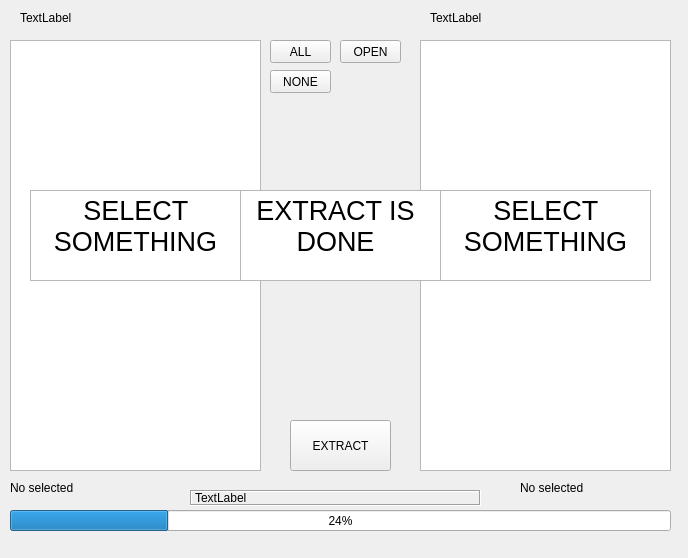
<?xml version="1.0" encoding="UTF-8"?>
<ui version="4.0">
 <class>MainWindow</class>
 <widget class="QMainWindow" name="MainWindow">
  <property name="geometry">
   <rect>
    <x>0</x>
    <y>0</y>
    <width>688</width>
    <height>558</height>
   </rect>
  </property>
  <property name="minimumSize">
   <size>
    <width>688</width>
    <height>540</height>
   </size>
  </property>
  <property name="maximumSize">
   <size>
    <width>688</width>
    <height>571</height>
   </size>
  </property>
  <property name="windowTitle">
   <string>Log Analyzer v1.3</string>
  </property>
  <widget class="QWidget" name="centralwidget">
   <widget class="QLabel" name="label">
    <property name="geometry">
     <rect>
      <x>20</x>
      <y>10</y>
      <width>161</width>
      <height>16</height>
     </rect>
    </property>
    <property name="text">
     <string>TextLabel</string>
    </property>
   </widget>
   <widget class="QListView" name="listView">
    <property name="geometry">
     <rect>
      <x>10</x>
      <y>40</y>
      <width>251</width>
      <height>431</height>
     </rect>
    </property>
    <property name="font">
     <font>
      <family>MS Shell Dlg 2</family>
      <pointsize>8</pointsize>
     </font>
    </property>
    <property name="editTriggers">
     <set>QAbstractItemView::NoEditTriggers</set>
    </property>
    <property name="alternatingRowColors">
     <bool>true</bool>
    </property>
    <property name="selectionMode">
     <enum>QAbstractItemView::MultiSelection</enum>
    </property>
   </widget>
   <widget class="QPushButton" name="pushButton">
    <property name="geometry">
     <rect>
      <x>290</x>
      <y>420</y>
      <width>101</width>
      <height>51</height>
     </rect>
    </property>
    <property name="text">
     <string>EXTRACT</string>
    </property>
    <property name="default">
     <bool>false</bool>
    </property>
    <property name="flat">
     <bool>false</bool>
    </property>
   </widget>
   <widget class="QTextBrowser" name="textBrowser">
    <property name="enabled">
     <bool>true</bool>
    </property>
    <property name="geometry">
     <rect>
      <x>230</x>
      <y>190</y>
      <width>211</width>
      <height>91</height>
     </rect>
    </property>
    <property name="frameShape">
     <enum>QFrame::StyledPanel</enum>
    </property>
    <property name="html">
     <string>&lt;!DOCTYPE HTML PUBLIC &quot;-//W3C//DTD HTML 4.0//EN&quot; &quot;http://www.w3.org/TR/REC-html40/strict.dtd&quot;&gt;
&lt;html&gt;&lt;head&gt;&lt;meta name=&quot;qrichtext&quot; content=&quot;1&quot; /&gt;&lt;style type=&quot;text/css&quot;&gt;
p, li { white-space: pre-wrap; }
&lt;/style&gt;&lt;/head&gt;&lt;body style=&quot; font-family:'MS Shell Dlg 2'; font-size:8.25pt; font-weight:400; font-style:normal;&quot;&gt;
&lt;p align=&quot;center&quot; style=&quot; margin-top:0px; margin-bottom:0px; margin-left:0px; margin-right:0px; -qt-block-indent:0; text-indent:0px;&quot;&gt;&lt;span style=&quot; font-size:20pt;&quot;&gt;EXTRACT IS DONE&lt;/span&gt;&lt;/p&gt;&lt;/body&gt;&lt;/html&gt;</string>
    </property>
   </widget>
   <widget class="QListView" name="listView_2">
    <property name="geometry">
     <rect>
      <x>420</x>
      <y>40</y>
      <width>251</width>
      <height>431</height>
     </rect>
    </property>
    <property name="font">
     <font>
      <family>MS Shell Dlg 2</family>
      <pointsize>8</pointsize>
     </font>
    </property>
    <property name="editTriggers">
     <set>QAbstractItemView::NoEditTriggers</set>
    </property>
    <property name="alternatingRowColors">
     <bool>true</bool>
    </property>
    <property name="selectionMode">
     <enum>QAbstractItemView::MultiSelection</enum>
    </property>
   </widget>
   <widget class="QLabel" name="label_2">
    <property name="geometry">
     <rect>
      <x>430</x>
      <y>10</y>
      <width>161</width>
      <height>16</height>
     </rect>
    </property>
    <property name="text">
     <string>TextLabel</string>
    </property>
   </widget>
   <widget class="QPushButton" name="pushButton_2">
    <property name="geometry">
     <rect>
      <x>270</x>
      <y>40</y>
      <width>61</width>
      <height>23</height>
     </rect>
    </property>
    <property name="text">
     <string>ALL</string>
    </property>
   </widget>
   <widget class="QPushButton" name="pushButton_4">
    <property name="geometry">
     <rect>
      <x>270</x>
      <y>70</y>
      <width>61</width>
      <height>23</height>
     </rect>
    </property>
    <property name="text">
     <string>NONE</string>
    </property>
   </widget>
   <widget class="QTextBrowser" name="textBrowser_2">
    <property name="enabled">
     <bool>true</bool>
    </property>
    <property name="geometry">
     <rect>
      <x>30</x>
      <y>190</y>
      <width>211</width>
      <height>91</height>
     </rect>
    </property>
    <property name="frameShape">
     <enum>QFrame::StyledPanel</enum>
    </property>
    <property name="html">
     <string>&lt;!DOCTYPE HTML PUBLIC &quot;-//W3C//DTD HTML 4.0//EN&quot; &quot;http://www.w3.org/TR/REC-html40/strict.dtd&quot;&gt;
&lt;html&gt;&lt;head&gt;&lt;meta name=&quot;qrichtext&quot; content=&quot;1&quot; /&gt;&lt;style type=&quot;text/css&quot;&gt;
p, li { white-space: pre-wrap; }
&lt;/style&gt;&lt;/head&gt;&lt;body style=&quot; font-family:'MS Shell Dlg 2'; font-size:8.25pt; font-weight:400; font-style:normal;&quot;&gt;
&lt;p align=&quot;center&quot; style=&quot; margin-top:0px; margin-bottom:0px; margin-left:0px; margin-right:0px; -qt-block-indent:0; text-indent:0px;&quot;&gt;&lt;span style=&quot; font-size:20pt;&quot;&gt;SELECT SOMETHING&lt;/span&gt;&lt;/p&gt;&lt;/body&gt;&lt;/html&gt;</string>
    </property>
   </widget>
   <widget class="QTextBrowser" name="textBrowser_3">
    <property name="enabled">
     <bool>true</bool>
    </property>
    <property name="geometry">
     <rect>
      <x>440</x>
      <y>190</y>
      <width>211</width>
      <height>91</height>
     </rect>
    </property>
    <property name="frameShape">
     <enum>QFrame::StyledPanel</enum>
    </property>
    <property name="html">
     <string>&lt;!DOCTYPE HTML PUBLIC &quot;-//W3C//DTD HTML 4.0//EN&quot; &quot;http://www.w3.org/TR/REC-html40/strict.dtd&quot;&gt;
&lt;html&gt;&lt;head&gt;&lt;meta name=&quot;qrichtext&quot; content=&quot;1&quot; /&gt;&lt;style type=&quot;text/css&quot;&gt;
p, li { white-space: pre-wrap; }
&lt;/style&gt;&lt;/head&gt;&lt;body style=&quot; font-family:'MS Shell Dlg 2'; font-size:8.25pt; font-weight:400; font-style:normal;&quot;&gt;
&lt;p align=&quot;center&quot; style=&quot; margin-top:0px; margin-bottom:0px; margin-left:0px; margin-right:0px; -qt-block-indent:0; text-indent:0px;&quot;&gt;&lt;span style=&quot; font-size:20pt;&quot;&gt;SELECT SOMETHING&lt;/span&gt;&lt;/p&gt;&lt;/body&gt;&lt;/html&gt;</string>
    </property>
   </widget>
   <widget class="QLabel" name="label_3">
    <property name="geometry">
     <rect>
      <x>10</x>
      <y>480</y>
      <width>141</width>
      <height>16</height>
     </rect>
    </property>
    <property name="text">
     <string>No selected</string>
    </property>
   </widget>
   <widget class="QLabel" name="label_4">
    <property name="geometry">
     <rect>
      <x>520</x>
      <y>480</y>
      <width>141</width>
      <height>16</height>
     </rect>
    </property>
    <property name="text">
     <string>No selected</string>
    </property>
   </widget>
   <widget class="QLabel" name="label_5">
    <property name="geometry">
     <rect>
      <x>190</x>
      <y>490</y>
      <width>291</width>
      <height>16</height>
     </rect>
    </property>
    <property name="frameShape">
     <enum>QFrame::Box</enum>
    </property>
    <property name="frameShadow">
     <enum>QFrame::Sunken</enum>
    </property>
    <property name="text">
     <string>TextLabel</string>
    </property>
   </widget>
   <widget class="QProgressBar" name="progressBar">
    <property name="geometry">
     <rect>
      <x>10</x>
      <y>510</y>
      <width>661</width>
      <height>21</height>
     </rect>
    </property>
    <property name="maximum">
     <number>100</number>
    </property>
    <property name="value">
     <number>24</number>
    </property>
    <property name="alignment">
     <set>Qt::AlignLeading|Qt::AlignLeft|Qt::AlignVCenter</set>
    </property>
    <property name="textVisible">
     <bool>true</bool>
    </property>
    <property name="orientation">
     <enum>Qt::Horizontal</enum>
    </property>
    <property name="invertedAppearance">
     <bool>false</bool>
    </property>
    <property name="textDirection">
     <enum>QProgressBar::TopToBottom</enum>
    </property>
    <property name="format">
     <string>%p%</string>
    </property>
   </widget>
   <widget class="QPushButton" name="pushButton_5">
    <property name="geometry">
     <rect>
      <x>340</x>
      <y>40</y>
      <width>61</width>
      <height>23</height>
     </rect>
    </property>
    <property name="text">
     <string>OPEN</string>
    </property>
   </widget>
   <zorder>listView_2</zorder>
   <zorder>listView</zorder>
   <zorder>label</zorder>
   <zorder>pushButton</zorder>
   <zorder>label_2</zorder>
   <zorder>textBrowser</zorder>
   <zorder>pushButton_2</zorder>
   <zorder>pushButton_4</zorder>
   <zorder>textBrowser_2</zorder>
   <zorder>textBrowser_3</zorder>
   <zorder>label_3</zorder>
   <zorder>label_4</zorder>
   <zorder>label_5</zorder>
   <zorder>progressBar</zorder>
   <zorder>pushButton_5</zorder>
  </widget>
 </widget>
 <resources/>
 <connections/>
</ui>
